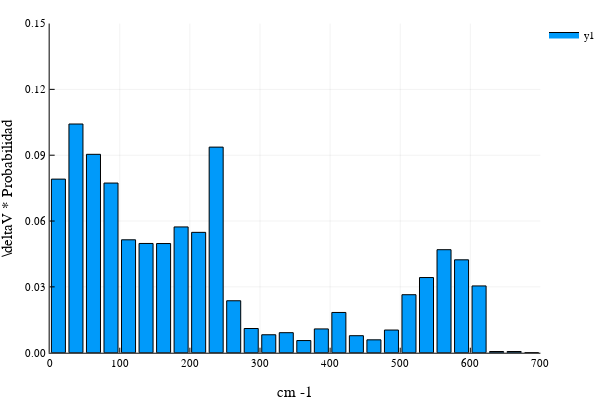

The code cell stored with this chart in its notebook:
### Markdown cell above
## Frecuencia

### Code cell
# Los bins van de 0 a la fqcia más alta + 10%
top_evals = maximum(evals_4xcp)
bins_evals = collect(0:25:700)

# Histograma ponderado
Wbins_evals_4xcp, Whis_evals_4xcp = JUMD.WeightedHist(evals_4xcp, bins_evals, abs.(vgv_4xcp), true);

bar(Wbins_evals_4xcp, Whis_evals_4xcp,
    xlims = (0, 700), ylims = (0, .15),
    yaxis = "\\deltaV * Probabilidad", xaxis = "cm -1")

### Figure 1 — Plotly figure (JSON) as saved in the notebook; plotly's stock layout.template omitted (floating-point values rounded to 4 significant figures)
{"data": [{"fill": "tozeroy", "fillcolor": "rgba(0, 154, 250, 1.000)", "legendgroup": "y1", "line": {"color": "rgba(0, 0, 0, 1)", "dash": "solid", "width": 1}, "mode": "lines", "name": "y1", "showlegend": true, "type": "scatter", "x": [2.5, 2.5, 22.5, 22.5, 2.5, 2.5], "xaxis": "x", "y": [0.0791, 0, 0, 0.0791, 0.0791, 0.0791], "yaxis": "y"}, {"fill": "tozeroy", "fillcolor": "rgba(0, 154, 250, 1.000)", "legendgroup": "y1", "line": {"color": "rgba(0, 0, 0, 1)", "dash": "solid", "width": 1}, "mode": "lines", "name": "y1", "showlegend": false, "type": "scatter", "x": [27.5, 27.5, 47.5, 47.5, 27.5, 27.5], "xaxis": "x", "y": [0.1042, 0, 0, 0.1042, 0.1042, 0.1042], "yaxis": "y"}, {"fill": "tozeroy", "fillcolor": "rgba(0, 154, 250, 1.000)", "legendgroup": "y1", "line": {"color": "rgba(0, 0, 0, 1)", "dash": "solid", "width": 1}, "mode": "lines", "name": "y1", "showlegend": false, "type": "scatter", "x": [52.5, 52.5, 72.5, 72.5, 52.5, 52.5], "xaxis": "x", "y": [0.0904, 0, 0, 0.0904, 0.0904, 0.0904], "yaxis": "y"}, {"fill": "tozeroy", "fillcolor": "rgba(0, 154, 250, 1.000)", "legendgroup": "y1", "line": {"color": "rgba(0, 0, 0, 1)", "dash": "solid", "width": 1}, "mode": "lines", "name": "y1", "showlegend": false, "type": "scatter", "x": [77.5, 77.5, 97.5, 97.5, 77.5, 77.5], "xaxis": "x", "y": [0.07731, 0, 0, 0.07731, 0.07731, 0.07731], "yaxis": "y"}, {"fill": "tozeroy", "fillcolor": "rgba(0, 154, 250, 1.000)", "legendgroup": "y1", "line": {"color": "rgba(0, 0, 0, 1)", "dash": "solid", "width": 1}, "mode": "lines", "name": "y1", "showlegend": false, "type": "scatter", "x": [102.5, 102.5, 122.5, 122.5, 102.5, 102.5], "xaxis": "x", "y": [0.05145, 0, 0, 0.05145, 0.05145, 0.05145], "yaxis": "y"}, {"fill": "tozeroy", "fillcolor": "rgba(0, 154, 250, 1.000)", "legendgroup": "y1", "line": {"color": "rgba(0, 0, 0, 1)", "dash": "solid", "width": 1}, "mode": "lines", "name": "y1", "showlegend": false, "type": "scatter", "x": [127.5, 127.5, 147.5, 147.5, 127.5, 127.5], "xaxis": "x", "y": [0.04979, 0, 0, 0.04979, 0.04979, 0.04979], "yaxis": "y"}, {"fill": "tozeroy", "fillcolor": "rgba(0, 154, 250, 1.000)", "legendgroup": "y1", "line": {"color": "rgba(0, 0, 0, 1)", "dash": "solid", "width": 1}, "mode": "lines", "name": "y1", "showlegend": false, "type": "scatter", "x": [152.5, 152.5, 172.5, 172.5, 152.5, 152.5], "xaxis": "x", "y": [0.04974, 0, 0, 0.04974, 0.04974, 0.04974], "yaxis": "y"}, {"fill": "tozeroy", "fillcolor": "rgba(0, 154, 250, 1.000)", "legendgroup": "y1", "line": {"color": "rgba(0, 0, 0, 1)", "dash": "solid", "width": 1}, "mode": "lines", "name": "y1", "showlegend": false, "type": "scatter", "x": [177.5, 177.5, 197.5, 197.5, 177.5, 177.5], "xaxis": "x", "y": [0.05731, 0, 0, 0.05731, 0.05731, 0.05731], "yaxis": "y"}, {"fill": "tozeroy", "fillcolor": "rgba(0, 154, 250, 1.000)", "legendgroup": "y1", "line": {"color": "rgba(0, 0, 0, 1)", "dash": "solid", "width": 1}, "mode": "lines", "name": "y1", "showlegend": false, "type": "scatter", "x": [202.5, 202.5, 222.5, 222.5, 202.5, 202.5], "xaxis": "x", "y": [0.05484, 0, 0, 0.05484, 0.05484, 0.05484], "yaxis": "y"}, {"fill": "tozeroy", "fillcolor": "rgba(0, 154, 250, 1.000)", "legendgroup": "y1", "line": {"color": "rgba(0, 0, 0, 1)", "dash": "solid", "width": 1}, "mode": "lines", "name": "y1", "showlegend": false, "type": "scatter", "x": [227.5, 227.5, 247.5, 247.5, 227.5, 227.5], "xaxis": "x", "y": [0.09369, 0, 0, 0.09369, 0.09369, 0.09369], "yaxis": "y"}, {"fill": "tozeroy", "fillcolor": "rgba(0, 154, 250, 1.000)", "legendgroup": "y1", "line": {"color": "rgba(0, 0, 0, 1)", "dash": "solid", "width": 1}, "mode": "lines", "name": "y1", "showlegend": false, "type": "scatter", "x": [252.5, 252.5, 272.5, 272.5, 252.5, 252.5], "xaxis": "x", "y": [0.02367, 0, 0, 0.02367, 0.02367, 0.02367], "yaxis": "y"}, {"fill": "tozeroy", "fillcolor": "rgba(0, 154, 250, 1.000)", "legendgroup": "y1", "line": {"color": "rgba(0, 0, 0, 1)", "dash": "solid", "width": 1}, "mode": "lines", "name": "y1", "showlegend": false, "type": "scatter", "x": [277.5, 277.5, 297.5, 297.5, 277.5, 277.5], "xaxis": "x", "y": [0.01103, 0, 0, 0.01103, 0.01103, 0.01103], "yaxis": "y"}, {"fill": "tozeroy", "fillcolor": "rgba(0, 154, 250, 1.000)", "legendgroup": "y1", "line": {"color": "rgba(0, 0, 0, 1)", "dash": "solid", "width": 1}, "mode": "lines", "name": "y1", "showlegend": false, "type": "scatter", "x": [302.5, 302.5, 322.5, 322.5, 302.5, 302.5], "xaxis": "x", "y": [0.008177, 0, 0, 0.008177, 0.008177, 0.008177], "yaxis": "y"}, {"fill": "tozeroy", "fillcolor": "rgba(0, 154, 250, 1.000)", "legendgroup": "y1", "line": {"color": "rgba(0, 0, 0, 1)", "dash": "solid", "width": 1}, "mode": "lines", "name": "y1", "showlegend": false, "type": "scatter", "x": [327.5, 327.5, 347.5, 347.5, 327.5, 327.5], "xaxis": "x", "y": [0.009128, 0, 0, 0.009128, 0.009128, 0.009128], "yaxis": "y"}, {"fill": "tozeroy", "fillcolor": "rgba(0, 154, 250, 1.000)", "legendgroup": "y1", "line": {"color": "rgba(0, 0, 0, 1)", "dash": "solid", "width": 1}, "mode": "lines", "name": "y1", "showlegend": false, "type": "scatter", "x": [352.5, 352.5, 372.5, 372.5, 352.5, 352.5], "xaxis": "x", "y": [0.005537, 0, 0, 0.005537, 0.005537, 0.005537], "yaxis": "y"}, {"fill": "tozeroy", "fillcolor": "rgba(0, 154, 250, 1.000)", "legendgroup": "y1", "line": {"color": "rgba(0, 0, 0, 1)", "dash": "solid", "width": 1}, "mode": "lines", "name": "y1", "showlegend": false, "type": "scatter", "x": [377.5, 377.5, 397.5, 397.5, 377.5, 377.5], "xaxis": "x", "y": [0.01084, 0, 0, 0.01084, 0.01084, 0.01084], "yaxis": "y"}, {"fill": "tozeroy", "fillcolor": "rgba(0, 154, 250, 1.000)", "legendgroup": "y1", "line": {"color": "rgba(0, 0, 0, 1)", "dash": "solid", "width": 1}, "mode": "lines", "name": "y1", "showlegend": false, "type": "scatter", "x": [402.5, 402.5, 422.5, 422.5, 402.5, 402.5], "xaxis": "x", "y": [0.01834, 0, 0, 0.01834, 0.01834, 0.01834], "yaxis": "y"}, {"fill": "tozeroy", "fillcolor": "rgba(0, 154, 250, 1.000)", "legendgroup": "y1", "line": {"color": "rgba(0, 0, 0, 1)", "dash": "solid", "width": 1}, "mode": "lines", "name": "y1", "showlegend": false, "type": "scatter", "x": [427.5, 427.5, 447.5, 447.5, 427.5, 427.5], "xaxis": "x", "y": [0.007753, 0, 0, 0.007753, 0.007753, 0.007753], "yaxis": "y"}, {"fill": "tozeroy", "fillcolor": "rgba(0, 154, 250, 1.000)", "legendgroup": "y1", "line": {"color": "rgba(0, 0, 0, 1)", "dash": "solid", "width": 1}, "mode": "lines", "name": "y1", "showlegend": false, "type": "scatter", "x": [452.5, 452.5, 472.5, 472.5, 452.5, 452.5], "xaxis": "x", "y": [0.005868, 0, 0, 0.005868, 0.005868, 0.005868], "yaxis": "y"}, {"fill": "tozeroy", "fillcolor": "rgba(0, 154, 250, 1.000)", "legendgroup": "y1", "line": {"color": "rgba(0, 0, 0, 1)", "dash": "solid", "width": 1}, "mode": "lines", "name": "y1", "showlegend": false, "type": "scatter", "x": [477.5, 477.5, 497.5, 497.5, 477.5, 477.5], "xaxis": "x", "y": [0.01033, 0, 0, 0.01033, 0.01033, 0.01033], "yaxis": "y"}, {"fill": "tozeroy", "fillcolor": "rgba(0, 154, 250, 1.000)", "legendgroup": "y1", "line": {"color": "rgba(0, 0, 0, 1)", "dash": "solid", "width": 1}, "mode": "lines", "name": "y1", "showlegend": false, "type": "scatter", "x": [502.5, 502.5, 522.5, 522.5, 502.5, 502.5], "xaxis": "x", "y": [0.02643, 0, 0, 0.02643, 0.02643, 0.02643], "yaxis": "y"}, {"fill": "tozeroy", "fillcolor": "rgba(0, 154, 250, 1.000)", "legendgroup": "y1", "line": {"color": "rgba(0, 0, 0, 1)", "dash": "solid", "width": 1}, "mode": "lines", "name": "y1", "showlegend": false, "type": "scatter", "x": [527.5, 527.5, 547.5, 547.5, 527.5, 527.5], "xaxis": "x", "y": [0.03425, 0, 0, 0.03425, 0.03425, 0.03425], "yaxis": "y"}, {"fill": "tozeroy", "fillcolor": "rgba(0, 154, 250, 1.000)", "legendgroup": "y1", "line": {"color": "rgba(0, 0, 0, 1)", "dash": "solid", "width": 1}, "mode": "lines", "name": "y1", "showlegend": false, "type": "scatter", "x": [552.5, 552.5, 572.5, 572.5, 552.5, 552.5], "xaxis": "x", "y": [0.04694, 0, 0, 0.04694, 0.04694, 0.04694], "yaxis": "y"}, {"fill": "tozeroy", "fillcolor": "rgba(0, 154, 250, 1.000)", "legendgroup": "y1", "line": {"color": "rgba(0, 0, 0, 1)", "dash": "solid", "width": 1}, "mode": "lines", "name": "y1", "showlegend": false, "type": "scatter", "x": [577.5, 577.5, 597.5, 597.5, 577.5, 577.5], "xaxis": "x", "y": [0.04233, 0, 0, 0.04233, 0.04233, 0.04233], "yaxis": "y"}, {"fill": "tozeroy", "fillcolor": "rgba(0, 154, 250, 1.000)", "legendgroup": "y1", "line": {"color": "rgba(0, 0, 0, 1)", "dash": "solid", "width": 1}, "mode": "lines", "name": "y1", "showlegend": false, "type": "scatter", "x": [602.5, 602.5, 622.5, 622.5, 602.5, 602.5], "xaxis": "x", "y": [0.03043, 0, 0, 0.03043, 0.03043, 0.03043], "yaxis": "y"}, {"fill": "tozeroy", "fillcolor": "rgba(0, 154, 250, 1.000)", "legendgroup": "y1", "line": {"color": "rgba(0, 0, 0, 1)", "dash": "solid", "width": 1}, "mode": "lines", "name": "y1", "showlegend": false, "type": "scatter", "x": [627.5, 627.5, 647.5, 647.5, 627.5, 627.5], "xaxis": "x", "y": [0.0005437, 0, 0, 0.0005437, 0.0005437, 0.0005437], "yaxis": "y"}, {"fill": "tozeroy", "fillcolor": "rgba(0, 154, 250, 1.000)", "legendgroup": "y1", "line": {"color": "rgba(0, 0, 0, 1)", "dash": "solid", "width": 1}, "mode": "lines", "name": "y1", "showlegend": false, "type": "scatter", "x": [652.5, 652.5, 672.5, 672.5, 652.5, 652.5], "xaxis": "x", "y": [0.0005487, 0, 0, 0.0005487, 0.0005487, 0.0005487], "yaxis": "y"}, {"fill": "tozeroy", "fillcolor": "rgba(0, 154, 250, 1.000)", "legendgroup": "y1", "line": {"color": "rgba(0, 0, 0, 1)", "dash": "solid", "width": 1}, "mode": "lines", "name": "y1", "showlegend": false, "type": "scatter", "x": [677.5, 677.5, 697.5, 697.5, 677.5, 677.5], "xaxis": "x", "y": [0, 0, 0, 0, 0, 0], "yaxis": "y"}], "layout": {"annotations": [], "height": 400, "legend": {"bgcolor": "rgba(255, 255, 255, 1.000)", "bordercolor": "rgba(0, 0, 0, 1)", "font": {"color": "rgba(0, 0, 0, 1)", "family": "sans-serif", "size": 11}, "tracegroupgap": 0, "x": 1, "y": 1}, "margin": {"b": 20, "l": 0, "r": 0, "t": 20}, "paper_bgcolor": "rgba(255, 255, 255, 1.000)", "plot_bgcolor": "rgba(255, 255, 255, 1.000)", "showlegend": true, "width": 600, "xaxis": {"anchor": "y", "domain": [0.09128, 0.9934], "gridcolor": "rgba(0, 0, 0, 0.1)", "gridwidth": 0.5, "linecolor": "rgba(0, 0, 0, 1)", "mirror": false, "range": [0, 700], "showgrid": true, "showline": true, "showticklabels": true, "tickangle": 0, "tickcolor": "rgb(0, 0, 0)", "tickfont": {"color": "rgba(0, 0, 0, 1)", "family": "sans-serif", "size": 11}, "tickmode": "array", "ticks": "inside", "ticktext": ["0", "100", "200", "300", "400", "500", "600", "700"], "tickvals": [0, 100, 200, 300, 400, 500, 600, 700], "title": "cm -1", "titlefont": {"color": "rgba(0, 0, 0, 1)", "family": "sans-serif", "size": 15}, "type": "linear", "visible": true, "zeroline": false, "zerolinecolor": "rgba(0, 0, 0, 1)"}, "yaxis": {"anchor": "x", "domain": [0.07581, 0.9902], "gridcolor": "rgba(0, 0, 0, 0.1)", "gridwidth": 0.5, "linecolor": "rgba(0, 0, 0, 1)", "mirror": false, "range": [0, 0.15], "showgrid": true, "showline": true, "showticklabels": true, "tickangle": 0, "tickcolor": "rgb(0, 0, 0)", "tickfont": {"color": "rgba(0, 0, 0, 1)", "family": "sans-serif", "size": 11}, "tickmode": "array", "ticks": "inside", "ticktext": ["0.00", "0.03", "0.06", "0.09", "0.12", "0.15"], "tickvals": [0, 0.03, 0.06, 0.09, 0.12, 0.15], "title": "\\deltaV * Probabilidad", "titlefont": {"color": "rgba(0, 0, 0, 1)", "family": "sans-serif", "size": 15}, "type": "linear", "visible": true, "zeroline": false, "zerolinecolor": "rgba(0, 0, 0, 1)"}}}
